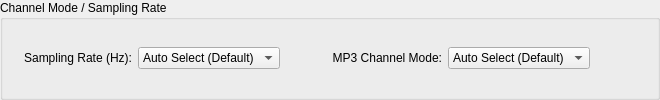
                 <widget class="QGroupBox" name="groupBox_8">
                  <property name="font">
                   <font>
                    <weight>50</weight>
                    <bold>false</bold>
                   </font>
                  </property>
                  <property name="title">
                   <string>Channel Mode / Sampling Rate</string>
                  </property>
                  <layout class="QGridLayout" name="gridLayout_24">
                   <item row="1" column="0">
                    <layout class="QGridLayout" name="gridLayout_27">
                     <item row="1" column="5">
                      <widget class="QComboBox" name="comboBoxMP3ChannelMode">
                       <property name="sizeAdjustPolicy">
                        <enum>QComboBox::AdjustToContents</enum>
                       </property>
                       <item>
                        <property name="text">
                         <string>Auto Select (Default)</string>
                        </property>
                       </item>
                       <item>
                        <property name="text">
                         <string>Joint Stereo</string>
                        </property>
                       </item>
                       <item>
                        <property name="text">
                         <string>Forced Joint Stereo</string>
                        </property>
                       </item>
                       <item>
                        <property name="text">
                         <string>Simple</string>
                        </property>
                       </item>
                       <item>
                        <property name="text">
                         <string>Dual Mono</string>
                        </property>
                       </item>
                       <item>
                        <property name="text">
                         <string>Mono</string>
                        </property>
                       </item>
                      </widget>
                     </item>
                     <item row="1" column="4">
                      <widget class="QLabel" name="label_4">
                       <property name="text">
                        <string>MP3 Channel Mode:</string>
                       </property>
                       <property name="alignment">
                        <set>Qt::AlignRight|Qt::AlignTrailing|Qt::AlignVCenter</set>
                       </property>
                      </widget>
                     </item>
                     <item row="1" column="1">
                      <widget class="QLabel" name="label_5">
                       <property name="text">
                        <string>Sampling Rate (Hz):</string>
                       </property>
                       <property name="alignment">
                        <set>Qt::AlignRight|Qt::AlignTrailing|Qt::AlignVCenter</set>
                       </property>
                      </widget>
                     </item>
                     <item row="1" column="2">
                      <widget class="QComboBox" name="comboBoxSamplingRate">
                       <property name="sizeAdjustPolicy">
                        <enum>QComboBox::AdjustToContents</enum>
                       </property>
                       <item>
                        <property name="text">
                         <string>Auto Select (Default)</string>
                        </property>
                       </item>
                       <item>
                        <property name="text">
                         <string>16.000</string>
                        </property>
                       </item>
                       <item>
                        <property name="text">
                         <string>22.050</string>
                        </property>
                       </item>
                       <item>
                        <property name="text">
                         <string>24.000</string>
                        </property>
                       </item>
                       <item>
                        <property name="text">
                         <string>32.000</string>
                        </property>
                       </item>
                       <item>
                        <property name="text">
                         <string>44.100</string>
                        </property>
                       </item>
                       <item>
                        <property name="text">
                         <string>48.000</string>
                        </property>
                       </item>
                      </widget>
                     </item>
                     <item row="1" column="0">
                      <spacer name="horizontalSpacer_18">
                       <property name="orientation">
                        <enum>Qt::Horizontal</enum>
                       </property>
                       <property name="sizeType">
                        <enum>QSizePolicy::Fixed</enum>
                       </property>
                       <property name="sizeHint" stdset="0">
                        <size>
                         <width>10</width>
                         <height>20</height>
                        </size>
                       </property>
                      </spacer>
                     </item>
                     <item row="1" column="7">
                      <spacer name="horizontalSpacer_19">
                       <property name="orientation">
                        <enum>Qt::Horizontal</enum>
                       </property>
                       <property name="sizeType">
                        <enum>QSizePolicy::Fixed</enum>
                       </property>
                       <property name="sizeHint" stdset="0">
                        <size>
                         <width>10</width>
                         <height>20</height>
                        </size>
                       </property>
                      </spacer>
                     </item>
                     <item row="1" column="3">
                      <spacer name="horizontalSpacer_21">
                       <property name="orientation">
                        <enum>Qt::Horizontal</enum>
                       </property>
                       <property name="sizeHint" stdset="0">
                        <size>
                         <width>40</width>
                         <height>20</height>
                        </size>
                       </property>
                      </spacer>
                     </item>
                     <item row="1" column="6">
                      <spacer name="horizontalSpacer_20">
                       <property name="orientation">
                        <enum>Qt::Horizontal</enum>
                       </property>
                       <property name="sizeType">
                        <enum>QSizePolicy::Expanding</enum>
                       </property>
                       <property name="sizeHint" stdset="0">
                        <size>
                         <width>40</width>
                         <height>20</height>
                        </size>
                       </property>
                      </spacer>
                     </item>
                     <item row="2" column="1" colspan="6">
                      <spacer name="verticalSpacer_10">
                       <property name="orientation">
                        <enum>Qt::Vertical</enum>
                       </property>
                       <property name="sizeType">
                        <enum>QSizePolicy::Fixed</enum>
                       </property>
                       <property name="sizeHint" stdset="0">
                        <size>
                         <width>20</width>
                         <height>8</height>
                        </size>
                       </property>
                      </spacer>
                     </item>
                     <item row="0" column="1" colspan="6">
                      <spacer name="verticalSpacer_9">
                       <property name="orientation">
                        <enum>Qt::Vertical</enum>
                       </property>
                       <property name="sizeType">
                        <enum>QSizePolicy::Fixed</enum>
                       </property>
                       <property name="sizeHint" stdset="0">
                        <size>
                         <width>20</width>
                         <height>8</height>
                        </size>
                       </property>
                      </spacer>
                     </item>
                    </layout>
                   </item>
                  </layout>
                 </widget>
